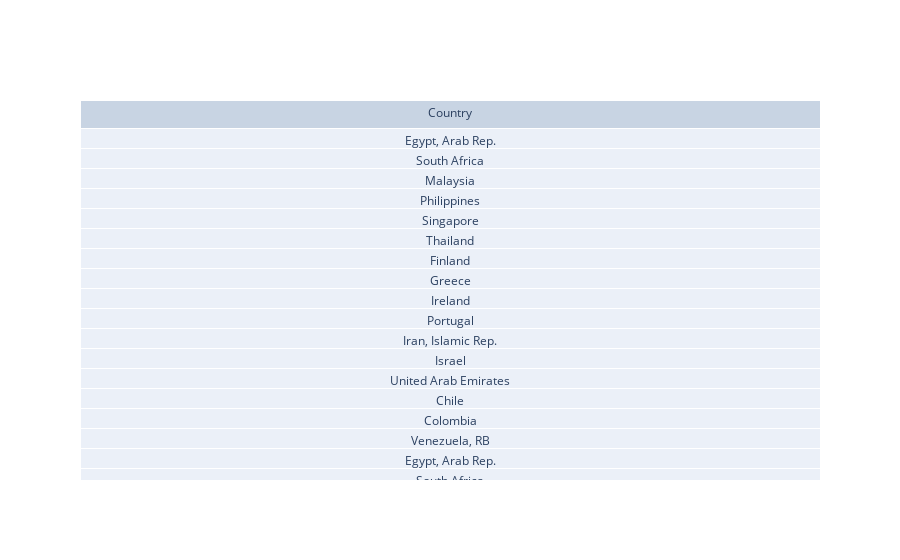
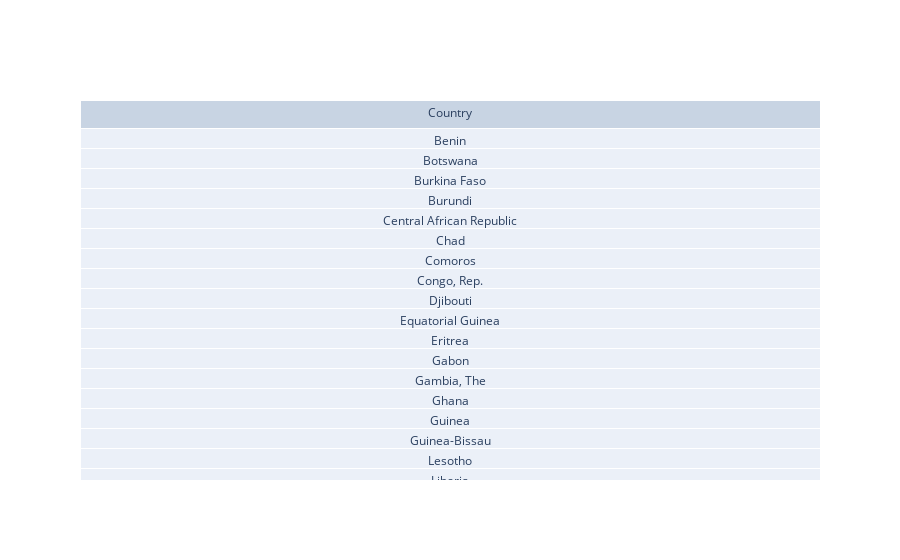

The code cell stored with these charts, in order, in its notebook:
### Code cell
import plotly.graph_objects as go

# Filter the DataFrame based on the cluster
cluster0 = df[df['Cluster'] == 0]['Country']
cluster1 = df[df['Cluster'] == 1]['Country']
cluster2 = df[df['Cluster'] == 2]['Country']
cluster3 = df[df['Cluster'] == 3]['Country']
cluster4 = df[df['Cluster'] == 4]['Country']

# Create a table for each cluster
fig0 = go.Figure(data=[go.Table(header=dict(values=['Country']),
                 cells=dict(values=[cluster0]))])
fig0.show()

fig1 = go.Figure(data=[go.Table(header=dict(values=['Country']),
                 cells=dict(values=[cluster1]))])
fig1.show()

fig2 = go.Figure(data=[go.Table(header=dict(values=['Country']),
                 cells=dict(values=[cluster2]))])
fig2.show()

fig3 = go.Figure(data=[go.Table(header=dict(values=['Country']),
                 cells=dict(values=[cluster3]))])
fig3.show()

fig4 = go.Figure(data=[go.Table(header=dict(values=['Country']),
                 cells=dict(values=[cluster4]))])
fig4.show()

### Figure 1 — Plotly figure (JSON) as saved in the notebook; plotly's stock layout.template omitted (floating-point values rounded to 4 significant figures; data arrays with more than 128 entries replaced by an {"elided": "..."} marker saying what was removed)
{"data": [{"cells": {"values": {"elided": "1x196 str values"}}, "header": {"values": ["Country"]}, "type": "table"}], "layout": {}}

### Figure 2 — Plotly figure (JSON) as saved in the notebook; plotly's stock layout.template omitted (floating-point values rounded to 4 significant figures; data arrays with more than 128 entries replaced by an {"elided": "..."} marker saying what was removed)
{"data": [{"cells": {"values": {"elided": "1x875 str values"}}, "header": {"values": ["Country"]}, "type": "table"}], "layout": {}}
